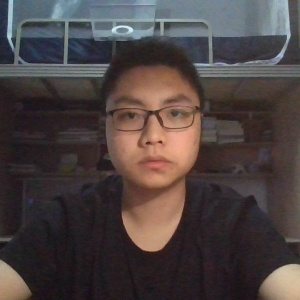
#> input picture face_project/src/faceDemo/test1.jpg, 300 x 300 px
$ python cartoon.py
#> lines starting #> are read from the running program, lines starting #| are printed output that depends on the picture; after the words box and inside, x2 and y2 are one past the last pixel; in counts of white or black regions, pixels touching at a corner belong together
import cv2
import os


def cartoonise(picture_name):
#> called with picture_name = './test1.jpg'
    imgInput_FileName = picture_name
    print("imgInput_FileName:", imgInput_FileName)
    imgOutput_FileName = r"E:\Hchier\pythonProjects3.9.4\faceTest\src\cartoonTest\output" + picture_name
    num_down = 2  # 缩减像素采样的数目
    num_bilateral = 7  # 定义双边滤波的数目
    img_rgb = cv2.imread(imgInput_FileName)  # 读取图片
#> img_rgb is the input picture: shape (300, 300, 3); mean B, G, R 65.8, 66.5, 76.5
    # 用高斯金字塔降低取样
    img_color = img_rgb
    for _ in range(num_down):
        img_color = cv2.pyrDown(img_color)
#> this loop made 2 passes
#> pass 1, in cartoonise, `img_color = cv2.pyrDown(img_color)`:
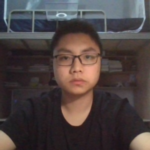
#> img_color: shape (150, 150, 3); mean B, G, R 65.9, 66.6, 76.5
#> pass 2, in cartoonise, `img_color = cv2.pyrDown(img_color)`:
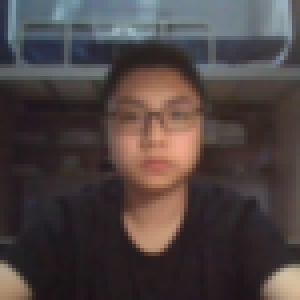
#> img_color: shape (75, 75, 3) (shown 4 times larger); mean B, G, R 66.2, 66.7, 76.6

    # 重复使用小的双边滤波代替一个大的滤波
    for _ in range(num_bilateral):
        img_color = cv2.bilateralFilter(img_color, d=9, sigmaColor=9, sigmaSpace=7)
    # 升采样图片到原始大小
    for _ in range(num_down):
        img_color = cv2.pyrUp(img_color)
#> this loop made 2 passes
#> pass 1, in cartoonise, `img_color = cv2.pyrUp(img_color)`:
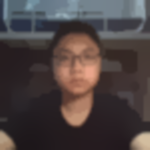
#> img_color: shape (150, 150, 3); mean B, G, R 65.9, 66.4, 76.5
    # 转换为灰度并且使其产生中等的模糊
    img_gray = cv2.cvtColor(img_rgb, cv2.COLOR_RGB2GRAY)
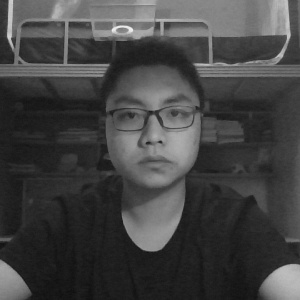
#> img_gray: shape (300, 300); min 15, max 241, mean 67.4
    img_blur = cv2.medianBlur(img_gray, 1)
    # 检测到边缘并且增强其效果
    img_edge = cv2.adaptiveThreshold(img_blur, 255,
                                     cv2.ADAPTIVE_THRESH_MEAN_C,
                                     cv2.THRESH_BINARY,
                                     blockSize=9,
                                     C=2)
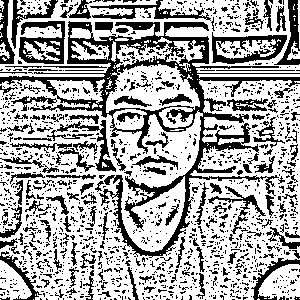
#> img_edge: shape (300, 300); 65.6% white; 1423 black regions (1261 under 20 px), largest, box (x1, y1, x2, y2) and area: (0, 21, 300, 258) 9960, (19, 21, 65, 64) 1031, (212, 32, 287, 64) 998
    # 转换回彩色图像
    img_edge = cv2.cvtColor(img_edge, cv2.COLOR_GRAY2RGB)
    img_cartoon = cv2.bitwise_and(img_color, img_edge)
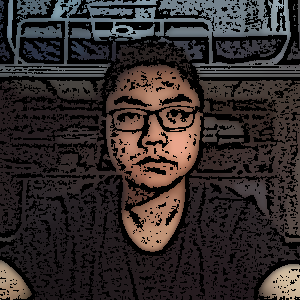
#> img_cartoon: shape (300, 300, 3); mean B, G, R 43.3, 44.2, 51.6
    # 保存转换后的图片
    cv2.imwrite("./test2.jpg", img_cartoon)


ImageList = []  # 建立空的List
# 循环读取"D:\pythonpractice\Image"中的文件名
# for filename in os.listdir(r"E:\Hchier\pythonProjects3.9.4\faceTest\src\cartoonTest\input"):
#     ImageList.append(r"E:\Hchier\pythonProjects3.9.4\faceTest\src\cartoonTest\input"+filename)  # 将文件名添加到ImageList
ImageList.append("./test1.jpg")
for i in ImageList:  # 循环读取ImageList中的文件名，将其进行卡通化处理
    print("正在卡通化" + i)
    cartoonise(i)
